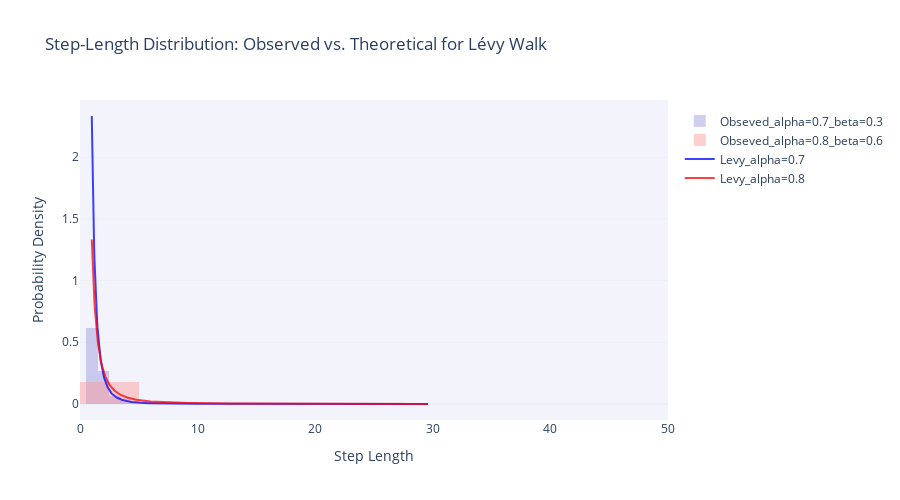
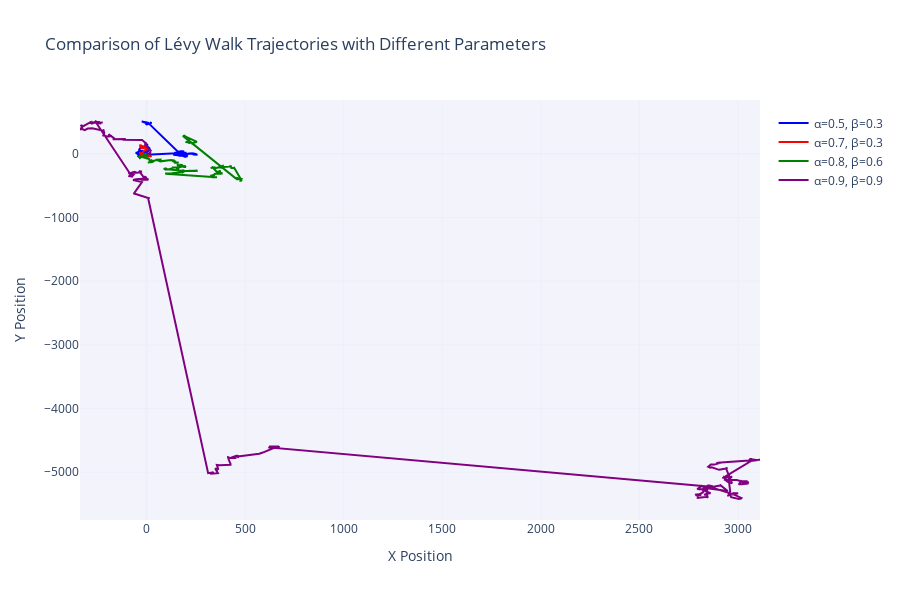

These figures' notebook cell, in order:
### Markdown cell above
# Activity 4: Lévy Walk Step-Length Distribution: Power Laws in Movement Patterns

Lévy walks represent a specialized class of random walk models characterized by a power-law distribution of step lengths. Unlike Brownian motion or correlated random walks, which typically involve steps of similar lengths, Lévy walks incorporate occasional extremely long jumps alongside many short steps. This unique pattern has profound implications for search efficiency and has been observed in various biological movement patterns from foraging animals to human mobility.

## Mathematical Foundation of Lévy Walks

The Lévy walk is defined by step lengths that follow a power-law distribution with the probability density function:

$$p(l) \propto l^{-\mu}$$

where $l$ is the step length and $\mu$ is the power-law exponent (typically $1 < \mu \leq 3$).

In our implementation, we generate these power-law distributed step lengths using a transformed Pareto distribution:

$$\text{step length} = \text{step\_scale} \cdot (1 + \text{Pareto}(\alpha))^{\beta}$$

The relationship between our parameters and the traditional Lévy walk exponent is:

$$\mu = 1 + \frac{\alpha}{\beta}$$

The theoretical probability density function for our transformed Pareto distribution is:

$$f(l) = \frac{\alpha}{\beta} \cdot \frac{\text{step\_scale}^{\alpha/\beta}}{l^{\alpha/\beta+1}}$$

for $l \geq \text{step\_scale}$.

## Comparing Different Lévy Walk Patterns

In our analysis, we generated two Lévy walk trajectories with different parameter sets:

1. **First trajectory**: $\alpha = 1.0$, $\beta = 1.0$
   * This creates a step-length distribution with power-law exponent $\mu = 2.0$
   * The resulting trajectory exhibits a balance between exploration and exploitation

2. **Second trajectory**: $\alpha = 0.7$, $\beta = 1.0$
   * This creates a step-length distribution with power-law exponent $\mu = 1.7$
   * The lower exponent results in a heavier-tailed distribution with more frequent long jumps

The comparison of observed step-length distributions (histograms) with theoretical distributions (curves) reveals the extent to which our simulation accurately implements the intended movement models.

## Ecological and Practical Implications

Lévy walks have been found to optimize search efficiency when targets are sparsely and randomly distributed in an environment. The parameter $\alpha$ effectively controls the balance between exploration (long jumps to new areas) and exploitation (thorough searching of the current area):

* Higher values of $\alpha$ (closer to 1.0) produce more steps of moderate length
* Lower values of $\alpha$ increase the frequency of very long jumps

This concept has important implications across multiple domains:

* In ecology, animals may adopt Lévy-like movement patterns when searching for sparsely distributed resources
* In human mobility, similar patterns have been observed in travel distances, suggesting common underlying principles
* In robotics and artificial intelligence, Lévy walk algorithms can optimize search strategies for autonomous agents

The mathematical elegance of Lévy walks lies in their scale-invariant nature—the pattern of movement looks statistically similar regardless of the spatial scale at which it is observed. This property makes Lévy walks a powerful model for understanding movement across diverse spatial scales, from molecular diffusion to continental migrations.

### Code cell
def generate_levy_walk(n_steps=1000, alpha=0.5, beta=0.3, start_pos=(0, 0), step_scale=1):
    """
    Generate a 2D Lévy Walk trajectory with power-law distributed step lengths.
    
    Parameters:
        n_steps: Number of steps in the trajectory
        alpha: Power-law exponent for the Pareto distribution (in [0.1, 1])
        beta: Exponent to transform the Pareto value (in [0.1, 1])
        start_pos: Starting position as (x, y) tuple
        step_scale: Scale factor for step lengths (minimum step length)
        
    Returns:
        pandas.DataFrame: Trajectory with columns 'x' and 'y'
    """
    positions = [start_pos]
    
    for _ in range(n_steps - 1):
        # Generate step length from transformed Pareto distribution
        # The formula is: step_length = step_scale * (1 + Pareto(alpha))^beta
        step_length = step_scale * (1 + np.random.pareto(alpha))**beta
        
        # Random direction (uniform in all directions)
        turning_angle = np.random.uniform(-np.pi, np.pi)
        
        # Calculate new position
        prev_x, prev_y = positions[-1]
        new_x = prev_x + step_length * math.cos(turning_angle)
        new_y = prev_y + step_length * math.sin(turning_angle)
        positions.append((new_x, new_y))
    
    return pd.DataFrame(positions, columns=['x', 'y'])

def calculate_step_lengths(trajectory):
    """
    Calculate the step lengths (distances between consecutive points) in a trajectory.
    
    Parameters:
        trajectory: DataFrame with 'x' and 'y' columns
        
    Returns:
        numpy.ndarray: Array of step lengths
    """
    # Calculate differences between consecutive positions
    diffs = trajectory.diff().dropna()
    
    # Calculate Euclidean distance for each step
    step_lengths = np.sqrt(diffs['x']**2 + diffs['y']**2)
    
    return step_lengths.values

def levy_step_length_pdf(step_lengths, alpha, beta, step_scale=1):
    """
    Calculate the theoretical PDF for Lévy Walk step lengths.
    
    If X ~ Pareto(alpha) with xm = 1 (i.e., X = 1 + Pareto(alpha)), and 
    Y = step_scale * X^beta, then the PDF of Y is:
    f_Y(y) = (alpha/beta) * (step_scale^(alpha/beta)) / (y^(alpha/beta+1))
    
    Parameters:
        step_lengths: Array of step length values
        alpha: Pareto distribution shape parameter
        beta: Exponent for transformation
        step_scale: Scale parameter (minimum step length)
        
    Returns:
        numpy.ndarray: PDF values for the given step lengths
    """
    step_lengths = np.asarray(step_lengths)
    pdf = np.zeros_like(step_lengths, dtype=float)
    
    # Apply the PDF formula only for values >= step_scale
    mask = step_lengths >= step_scale
    pdf[mask] = (alpha/beta) * (step_scale**(alpha/beta)) / (step_lengths[mask]**(alpha/beta + 1))
    
    return pdf

# Set random seed for reproducibility
np.random.seed(42)

# Parameters for trajectory generation
n_steps = 10000  # Using more steps for better statistics
start_pos = (0, 0)
step_scale = 1

# Define parameters for two different Lévy Walks - matching the reference images
alpha1, beta1 = 0.7, 0.3  # First trajectory (match Image 1)
alpha2, beta2 = 0.8, 0.6  # Second trajectory (match Image 1)

# Generate trajectories
trajectory1 = generate_levy_walk(n_steps=n_steps, alpha=alpha1, beta=beta1, 
                                start_pos=start_pos, step_scale=step_scale)
trajectory2 = generate_levy_walk(n_steps=n_steps, alpha=alpha2, beta=beta2, 
                                start_pos=start_pos, step_scale=step_scale)

# Calculate observed step lengths
step_lengths1 = calculate_step_lengths(trajectory1)
step_lengths2 = calculate_step_lengths(trajectory2)

# Create range for theoretical PDF calculation
# Use a range from the minimum step_scale to the 99th percentile of observed data
max_step = max(np.percentile(step_lengths1, 99), np.percentile(step_lengths2, 99))
step_range = np.linspace(step_scale, max_step, 1000)

# Calculate theoretical PDFs
pdf1 = levy_step_length_pdf(step_range, alpha1, beta1, step_scale)
pdf2 = levy_step_length_pdf(step_range, alpha2, beta2, step_scale)

# Apply scaling to match the theoretical curves with histogram heights
# This is similar to what's shown in Image 2
# Find the max height of histograms to determine appropriate scaling
hist1, bin_edges1 = np.histogram(step_lengths1, bins=100, density=True)
hist2, bin_edges2 = np.histogram(step_lengths2, bins=100, density=True)
max_hist_height = max(np.max(hist1), np.max(hist2))

# Apply smaller scaling for Image 1 style
scaling_factor = 1.0  # For Image 1 style, no scaling needed

# For Image 2 style:
# scaling_factor = max_hist_height / max(np.max(pdf1), np.max(pdf2))

# Scale the PDFs
pdf1_scaled = pdf1 * scaling_factor
pdf2_scaled = pdf2 * scaling_factor

# Determine appropriate x-axis range for the plot
# Image 1 style - show more of the distribution
x_min = 0
x_max = 50  # Show up to step length 50 like in Image 1

# For Image 2 style - focus on the peak region:
# x_min = 0
# x_max = 6  # More zoomed in to show peak detail like in Image 2

# Create the plot - Image 1 style
fig = go.Figure()

# Add histograms for observed step lengths
fig.add_trace(go.Histogram(
    x=step_lengths1,
    histnorm='probability density',
    nbinsx=100,
    name=f'Obseved_alpha={alpha1}_beta={beta1}',
    marker_color='rgba(150, 150, 220, 0.6)'  # Light purple
))

fig.add_trace(go.Histogram(
    x=step_lengths2,
    histnorm='probability density',
    nbinsx=100,
    name=f'Obseved_alpha={alpha2}_beta={beta2}',
    marker_color='rgba(255, 150, 150, 0.6)'  # Light coral
))

# Add theoretical distribution curves
fig.add_trace(go.Scatter(
    x=step_range,
    y=pdf1_scaled,
    mode='lines',
    name=f'Levy_alpha={alpha1}',
    line=dict(color='blue', width=2)
))

fig.add_trace(go.Scatter(
    x=step_range,
    y=pdf2_scaled,
    mode='lines',
    name=f'Levy_alpha={alpha2}',
    line=dict(color='red', width=2)
))

# Update layout
fig.update_layout(
    title='Step-Length Distribution: Observed vs. Theoretical for Lévy Walk',
    xaxis_title='Step Length',
    yaxis_title='Probability Density',
    barmode='overlay',
    template='plotly_white',
    plot_bgcolor='rgba(240, 240, 250, 0.8)',
    xaxis=dict(range=[x_min, x_max]),
    legend=dict(
        x=1.02,
        y=0.98,
        xanchor='left',
        yanchor='top'
    ),
    width=900,
    height=500
)

# Adjust opacity for better visualization
fig.update_traces(opacity=0.75)

# Show the plot
fig.show()

# Create a visualization showing how alpha and beta parameters affect trajectory shapes
# Generate multiple trajectories with different parameters for comparison
params = [
    {'alpha': 0.5, 'beta': 0.3, 'name': 'α=0.5, β=0.3', 'color': 'blue'},
    {'alpha': 0.7, 'beta': 0.3, 'name': 'α=0.7, β=0.3', 'color': 'red'},
    {'alpha': 0.8, 'beta': 0.6, 'name': 'α=0.8, β=0.6', 'color': 'green'},
    {'alpha': 0.9, 'beta': 0.9, 'name': 'α=0.9, β=0.9', 'color': 'purple'}
]

comparison_fig = go.Figure()

for param in params:
    # Generate a shorter trajectory for clearer visualization
    traj = generate_levy_walk(
        n_steps=2000, 
        alpha=param['alpha'], 
        beta=param['beta'], 
        start_pos=start_pos
    )
    
    # Subsample points for clearer visualization
    sample_rate = 5
    
    comparison_fig.add_trace(go.Scatter(
        x=traj['x'][::sample_rate],
        y=traj['y'][::sample_rate],
        mode='lines',
        name=param['name'],
        line=dict(color=param['color'], width=2)
    ))

# Update layout
comparison_fig.update_layout(
    title='Comparison of Lévy Walk Trajectories with Different Parameters',
    xaxis_title='X Position',
    yaxis_title='Y Position',
    template='plotly_white',
    plot_bgcolor='rgba(240, 240, 250, 0.8)',
    legend=dict(
        x=1.02,
        y=0.98,
        xanchor='left',
        yanchor='top'
    ),
    width=900,
    height=600
)

# Show the comparison
comparison_fig.show()

### Figure 1 — Plotly figure (JSON) as saved in the notebook; plotly's stock layout.template omitted (floating-point values rounded to 4 significant figures; data arrays with more than 128 entries replaced by an {"elided": "..."} marker saying what was removed)
{"data": [{"histnorm": "probability density", "marker": {"color": "rgba(150, 150, 220, 0.6)"}, "name": "Obseved_alpha=0.7_beta=0.3", "nbinsx": 100, "opacity": 0.75, "type": "histogram", "x": {"elided": "9999 float values"}}, {"histnorm": "probability density", "marker": {"color": "rgba(255, 150, 150, 0.6)"}, "name": "Obseved_alpha=0.8_beta=0.6", "nbinsx": 100, "opacity": 0.75, "type": "histogram", "x": {"elided": "9999 float values"}}, {"line": {"color": "blue", "width": 2}, "mode": "lines", "name": "Levy_alpha=0.7", "opacity": 0.75, "type": "scatter", "x": {"elided": "1000 float values"}, "y": {"elided": "1000 float values"}}, {"line": {"color": "red", "width": 2}, "mode": "lines", "name": "Levy_alpha=0.8", "opacity": 0.75, "type": "scatter", "x": {"elided": "1000 float values"}, "y": {"elided": "1000 float values"}}], "layout": {"barmode": "overlay", "height": 500, "legend": {"x": 1.02, "xanchor": "left", "y": 0.98, "yanchor": "top"}, "plot_bgcolor": "rgba(240, 240, 250, 0.8)", "title": {"text": "Step-Length Distribution: Observed vs. Theoretical for Lévy Walk"}, "width": 900, "xaxis": {"range": [0, 50], "title": {"text": "Step Length"}}, "yaxis": {"title": {"text": "Probability Density"}}}}

### Figure 2 — Plotly figure (JSON) as saved in the notebook; plotly's stock layout.template omitted (floating-point values rounded to 4 significant figures; data arrays with more than 128 entries replaced by an {"elided": "..."} marker saying what was removed)
{"data": [{"line": {"color": "blue", "width": 2}, "mode": "lines", "name": "α=0.5, β=0.3", "type": "scatter", "x": {"elided": "400 float values"}, "y": {"elided": "400 float values"}}, {"line": {"color": "red", "width": 2}, "mode": "lines", "name": "α=0.7, β=0.3", "type": "scatter", "x": {"elided": "400 float values"}, "y": {"elided": "400 float values"}}, {"line": {"color": "green", "width": 2}, "mode": "lines", "name": "α=0.8, β=0.6", "type": "scatter", "x": {"elided": "400 float values"}, "y": {"elided": "400 float values"}}, {"line": {"color": "purple", "width": 2}, "mode": "lines", "name": "α=0.9, β=0.9", "type": "scatter", "x": {"elided": "400 float values"}, "y": {"elided": "400 float values"}}], "layout": {"height": 600, "legend": {"x": 1.02, "xanchor": "left", "y": 0.98, "yanchor": "top"}, "plot_bgcolor": "rgba(240, 240, 250, 0.8)", "title": {"text": "Comparison of Lévy Walk Trajectories with Different Parameters"}, "width": 900, "xaxis": {"title": {"text": "X Position"}}, "yaxis": {"title": {"text": "Y Position"}}}}
